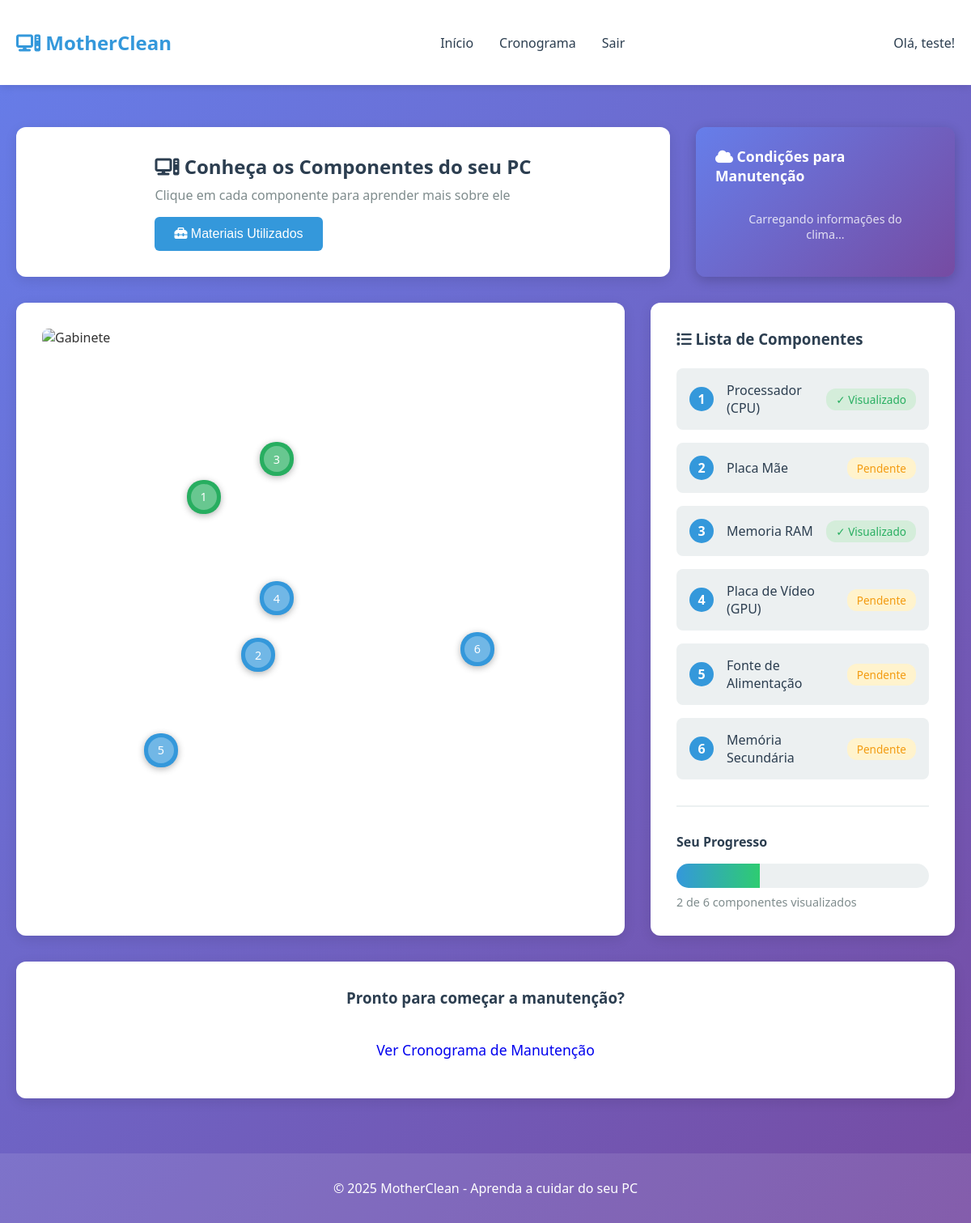
The page / (signed in) on the database as committed earlier.
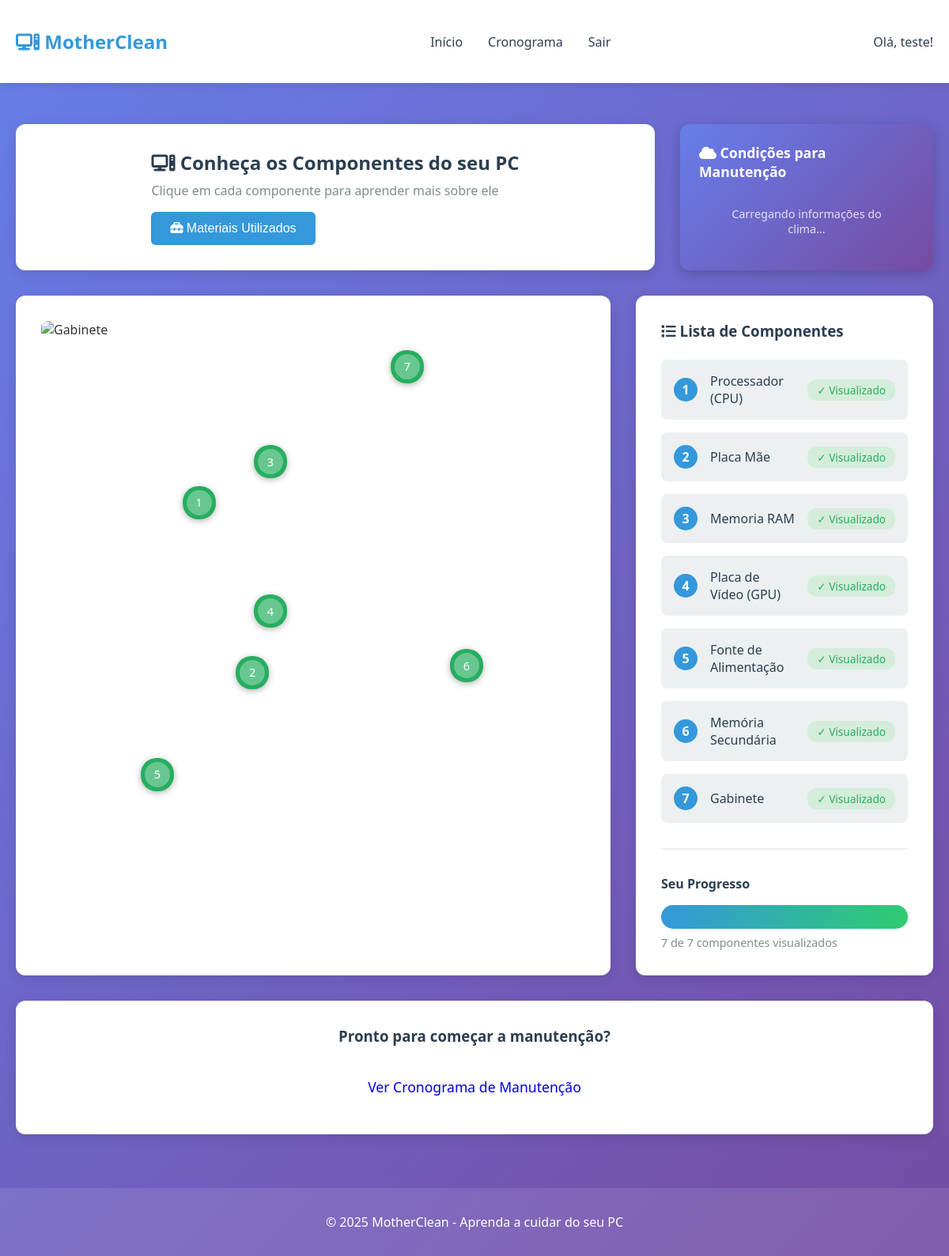
The same page on the database as committed later.
### core/models.py (models this page shows, shortened)
class Componente(models.Model):
    nome = models.CharField(max_length=100)
    descricao = models.TextField()
    instrucoes_limpeza = models.TextField(help_text="Como limpar este componente")
    imagem_url = models.CharField(max_length=500, blank=True)
    video_youtube = models.CharField(max_length=500, blank=True, help_text="Link do vídeo do YouTube")
    ordem_exibicao = models.IntegerField(default=0, help_text="Ordem de exibição no gabinete")
    ativo = models.BooleanField(default=True)
    class Meta:
        verbose_name = 'Componente'
        verbose_name_plural = 'Componentes'
        ordering = ['ordem_exibicao']

### core/views.py (the view)
# urls.py: path('', views.home_view, name='home'),
@login_required
def home_view(request):
    componentes = Componente.objects.filter(ativo=True)
    componentes_visualizados = ProgressoUsuario.objects.filter(
        usuario=request.user
    ).values_list('componente_id', flat=True)
    context = {
        'componentes': componentes,
        'componentes_visualizados': list(componentes_visualizados),
    }
    return render(request, 'home.html', context)

### core/templates/home.html (shortened to what this page needs)
{% extends 'base.html' %}
{% block content %}
{% load static %}
<div class="container">
    <div class="dashboard-intro">
        <div class="page-header">
            <div class="header-content">
                <h2><i class="fa-solid fa-computer"></i> Conheça os Componentes do seu PC</h2>
                <p>Clique em cada componente para aprender mais sobre ele</p>
                <button type="button" class="btn btn-primary btn-materiais" data-video-open>
                    <i class="fa-solid fa-toolbox" aria-hidden="true"></i> Materiais Utilizados
                </button>
            </div>
        </div>
        <div class="clima-widget" id="clima-widget">
            <h3><i class="fa-solid fa-cloud"></i> Condições para Manutenção</h3>
            <div id="clima-loading">Carregando informações do clima...</div>
        </div>
    </div>
    <div class="gabinete-container">
        <div class="gabinete-image">
            <img src="{% static 'images/gabinete.png' %}" alt="Gabinete">
            <div class="componentes-hotspots">
                {% for componente in componentes %}
                <a href="{% url 'componente_detalhe' componente.id %}"
                   class="hotspot hotspot-{{ componente.id }} {% if componente.id in componentes_visualizados %}visualizado{% endif %}"
                   title="{{ componente.nome }}">
                    <span class="hotspot-numero">{{ forloop.counter }}</span>
                </a>
                {% endfor %}
            </div>
        </div>
        <div class="componentes-lista">
            <h3><i class="fa-solid fa-list"></i> Lista de Componentes</h3>
            <ul>
                {% for componente in componentes %}
                <li>
                    <a href="{% url 'componente_detalhe' componente.id %}">
                        <span class="componente-numero">{{ forloop.counter }}</span>
                        <span class="componente-nome">{{ componente.nome }}</span>
                        {% if componente.id in componentes_visualizados %}
                        <span class="badge badge-success">✓ Visualizado</span>
                        {% else %}
                        <span class="badge badge-pending">Pendente</span>
                        {% endif %}
                    </a>
                </li>
                {% empty %}
                <li class="empty-state">Nenhum componente cadastrado ainda.</li>
                {% endfor %}
            </ul>
            <div class="progress-info">
                <h4>Seu Progresso</h4>
                <div class="progress-bar">
                    <div class="progress-fill" style="width: {% widthratio componentes_visualizados|length componentes|length 100 %}%"></div>
                </div>
                <p>{{ componentes_visualizados|length }} de {{ componentes|length }} componentes visualizados</p>
            </div>
        </div>
    </div>
    <div class="action-section">
        <h3>Pronto para começar a manutenção?</h3>
        <a href="{% url 'cronograma' %}" class="btn btn-large">Ver Cronograma de Manutenção</a>
    </div>
</div>
{% endblock %}

Rows that differ between the two databases and show on the page:
changed Componente "Placa Mãe": text "Pendente" → "✓ Visualizado"
changed Componente "Placa de Vídeo (GPU)": text "Pendente" → "✓ Visualizado"
changed Componente "Fonte de Alimentação": text "Pendente" → "✓ Visualizado"
changed Componente "Memória Secundária": text "Pendente" → "✓ Visualizado"
added Componente: nome "Gabinete", shows "✓ Visualizado"
Other text that changed with them:
{{ componentes_visualizados|length }}: "2" → "7"
{{ componentes|length }}: "6" → "7"
